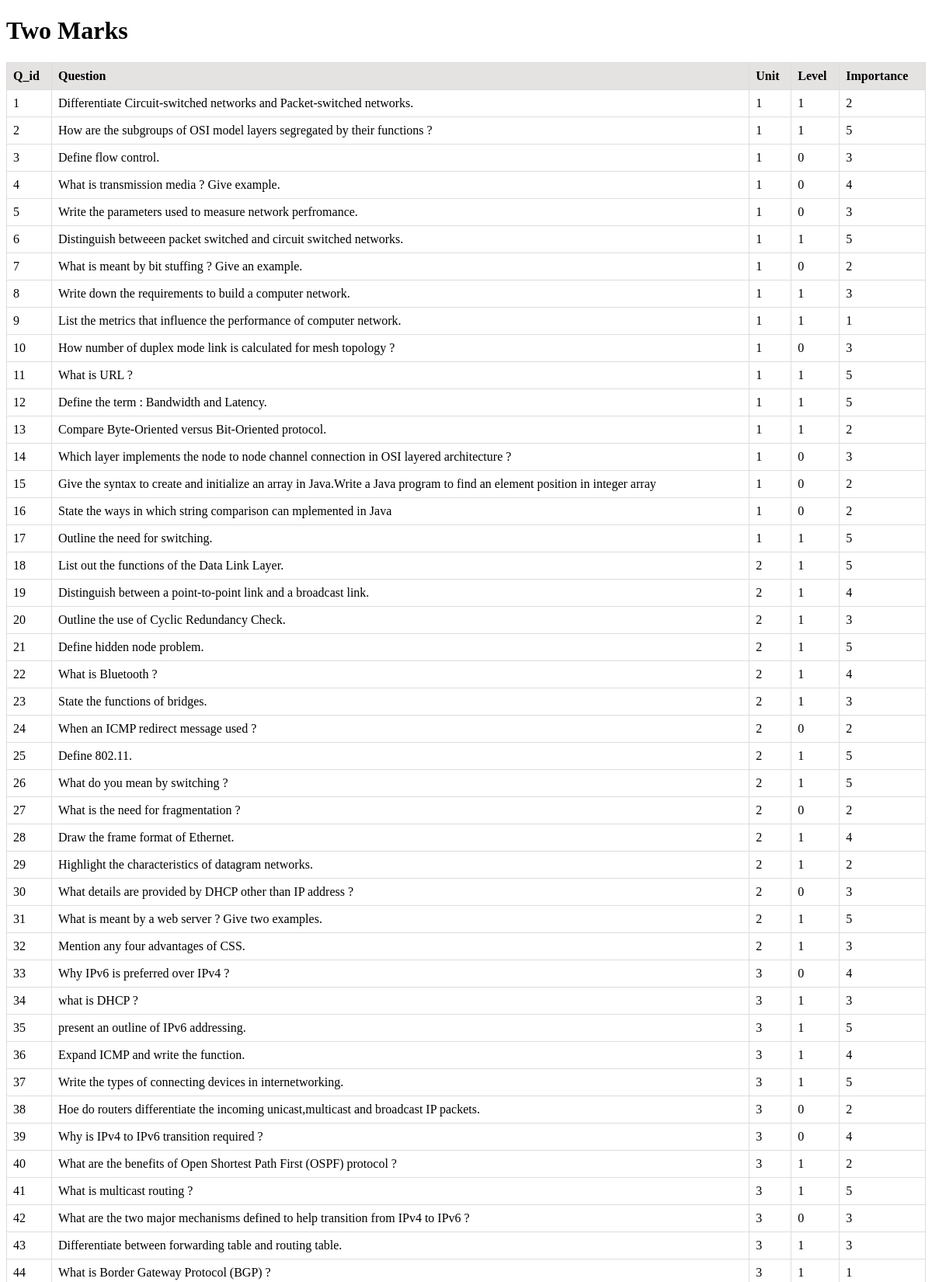
Page /database_Two (upper part) on the committed database.
### tables this page shows
CREATE TABLE Two_marks(Q_id integer PRIMARY KEY,Question text,Unit integer,Level integer,Importance integer);

### app.py (the view)
@app.route('/database_Two')
def database_Two():
    connection=sqlite3.connect("questions.db")
    cursor = connection.cursor()
    cursor.execute("SELECT * FROM Two_marks")
    rows = cursor.fetchall()
    cursor.close()
    connection.close()
    return render_template('database.html',heading="Two Marks",rows=rows)

### templates/database.html (shortened to what this page needs)
<!DOCTYPE html>
<html>
<head>
    <link rel="stylesheet" href="static/database.css">
</head>
<body>
	<header>
		<h1>{{heading}}</h1>
	</header>
	<table>
		<thead>
			<tr>
				<th>Q_id</th>
				<th>Question</th>
				<th>Unit</th>
                <th>Level</th>
                <th>Importance</th>
			</tr>
		</thead>
		<tbody>
			{% for row in rows %}
			<tr>
				<td>{{ row[0] }}</td>
				<td>{{ row[1] }}</td>
				<td>{{ row[2] }}</td>
                <td>{{ row[3] }}</td>
                <td>{{ row[4] }}</td>
			</tr>
			{% endfor %}
		</tbody>
	</table>
</body>
</html>

### static/database.css (style rules this page uses)
table { border-collapse: collapse; width: 100%; }
th { background-color: rgb(229, 226, 226); border: 1px solid #ddd; padding: 8px; text-align: left; }
td { border: 1px solid #ddd; padding: 8px; }

### rows in the picture
Two_marks: Q_id "1", Question "Differentiate Circuit-switched networks and Packet-switched networks.", Unit "1", Level "1", Importance "2"
Two_marks: Q_id "2", Question "How are the subgroups of OSI model layers segregated by their functions ?", Unit "1", Level "1", Importance "5"
Two_marks: Q_id "3", Question "Define flow control.", Unit "1", Level "0", Importance "3"
Two_marks: Q_id "4", Question "What is transmission media ? Give example.", Unit "1", Level "0", Importance "4"
Two_marks: Q_id "5", Question "Write the parameters used to measure network perfromance.", Unit "1", Level "0", Importance "3"
Two_marks: Q_id "6", Question "Distinguish betweeen packet switched and circuit switched networks.", Unit "1", Level "1", Importance "5"
Two_marks: Q_id "7", Question "What is meant by bit stuffing ? Give an example.", Unit "1", Level "0", Importance "2"
Two_marks: Q_id "8", Question "Write down the requirements to build a computer network.", Unit "1", Level "1", Importance "3"
Two_marks: Q_id "9", Question "List the metrics that influence the performance of computer network.", Unit "1", Level "1", Importance "1"
Two_marks: Q_id "10", Question "How number of duplex mode link is calculated for mesh topology ?", Unit "1", Level "0", Importance "3"
Two_marks: Q_id "11", Question "What is URL ?", Unit "1", Level "1", Importance "5"
Two_marks: Q_id "12", Question "Define the term : Bandwidth and Latency.", Unit "1", Level "1", Importance "5"
Two_marks: Q_id "13", Question "Compare Byte-Oriented versus Bit-Oriented protocol.", Unit "1", Level "1", Importance "2"
Two_marks: Q_id "14", Question "Which layer implements the node to node channel connection in OSI layered architecture ?", Unit "1", Level "0", Importance "3"
Two_marks: Q_id "15", Question "Give the syntax to create and initialize an array in Java.Write a Java program to find an element position in integer array", Unit "1", Level "0", Importance "2"
Two_marks: Q_id "16", Question "State the ways in which string comparison can mplemented in Java", Unit "1", Level "0", Importance "2"
Two_marks: Q_id "17", Question "Outline the need for switching.", Unit "1", Level "1", Importance "5"
Two_marks: Q_id "18", Question "List out the functions of the Data Link Layer.", Unit "2", Level "1", Importance "5"
Two_marks: Q_id "19", Question "Distinguish between a point-to-point link and a broadcast link.", Unit "2", Level "1", Importance "4"
Two_marks: Q_id "20", Question "Outline the use of Cyclic Redundancy Check.", Unit "2", Level "1", Importance "3"
Two_marks: Q_id "21", Question "Define hidden node problem.", Unit "2", Level "1", Importance "5"
Two_marks: Q_id "22", Question "What is Bluetooth ?", Unit "2", Level "1", Importance "4"
Two_marks: Q_id "23", Question "State the functions of bridges.", Unit "2", Level "1", Importance "3"
Two_marks: Q_id "24", Question "When an ICMP redirect message used ?", Unit "2", Level "0", Importance "2"
Two_marks: Q_id "25", Question "Define 802.11.", Unit "2", Level "1", Importance "5"
Two_marks: Q_id "26", Question "What do you mean by switching ?", Unit "2", Level "1", Importance "5"
Two_marks: Q_id "27", Question "What is the need for fragmentation ?", Unit "2", Level "0", Importance "2"
Two_marks: Q_id "28", Question "Draw the frame format of Ethernet.", Unit "2", Level "1", Importance "4"
Two_marks: Q_id "29", Question "Highlight the characteristics of datagram networks.", Unit "2", Level "1", Importance "2"
Two_marks: Q_id "30", Question "What details are provided by DHCP other than IP address ?", Unit "2", Level "0", Importance "3"
Two_marks: Q_id "31", Question "What is meant by a web server ? Give two examples.", Unit "2", Level "1", Importance "5"
Two_marks: Q_id "32", Question "Mention any four advantages of CSS.", Unit "2", Level "1", Importance "3"
Two_marks: Q_id "33", Question "Why IPv6 is preferred over IPv4 ?", Unit "3", Level "0", Importance "4"
Two_marks: Q_id "34", Question "what is DHCP ?", Unit "3", Level "1", Importance "3"
Two_marks: Q_id "35", Question "present an outline of IPv6 addressing.", Unit "3", Level "1", Importance "5"
Two_marks: Q_id "36", Question "Expand ICMP and write the function.", Unit "3", Level "1", Importance "4"
Two_marks: Q_id "37", Question "Write the types of connecting devices in internetworking.", Unit "3", Level "1", Importance "5"
Two_marks: Q_id "38", Question "Hoe do routers differentiate the incoming unicast,multicast and broadcast IP packets.", Unit "3", Level "0", Importance "2"
Two_marks: Q_id "39", Question "Why is IPv4 to IPv6 transition required ?", Unit "3", Level "0", Importance "4"
Two_marks: Q_id "40", Question "What are the benefits of Open Shortest Path First (OSPF) protocol ?", Unit "3", Level "1", Importance "2"
Two_marks: Q_id "41", Question "What is multicast routing ?", Unit "3", Level "1", Importance "5"
Two_marks: Q_id "42", Question "What are the two major mechanisms defined to help transition from IPv4 to IPv6 ?", Unit "3", Level "0", Importance "3"
Two_marks: Q_id "43", Question "Differentiate between forwarding table and routing table.", Unit "3", Level "1", Importance "3"
Two_marks: Q_id "44", Question "What is Border Gateway Protocol (BGP) ?", Unit "3", Level "1", Importance "1"

### other values in the picture
{{ heading }} "Two Marks"
